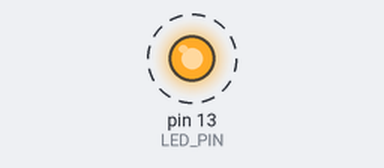
The sketch below on a simulated Arduino Uno, built with avr-gcc and run on an emulated ATmega328P. Parts: output pins drawn as LEDs (lit = HIGH). Dashed ring = blinking. Random numbers use the default seed unless the sketch sets one; what the sketch prints to the serial monitor is not drawn.

Above: at 0.05 s.
Timing chart, 0 to 3.0 s (numbered marks = the images above):
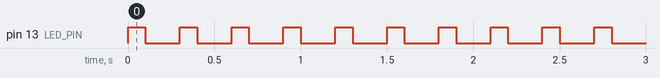

Measured:
- by itself, pin 13 (LED_PIN): alternates HIGH for 0.10 s and LOW for 0.15 s

The sketch:

sample.ino
```cpp
#define LED_PIN 13

void setup() {
  pinMode(LED_PIN, OUTPUT);
  Serial.begin(9600);
}

void loop() {
  for (int i = 0; i < 10; i++) {
    blinkLED();
    delay(100);
  }

  int sensorValue = analogRead(A0);
  Serial.print("Analog Value: ");
  Serial.println(sensorValue);

  for (int i = 0; i < sensorValue; i++) {
    blinkLED();
    delay(50);
  }

  int randomValue = random(0, 100);
  Serial.print("Random Value: ");
  Serial.println(randomValue);

  if (randomValue < 50) {
    digitalWrite(LED_PIN, HIGH);
    delay(500);
    digitalWrite(LED_PIN, LOW);
    delay(500);
  } else {
    for (int i = 0; i < randomValue; i++) {
      blinkLED();
      delay(20);
    }
  }
}

void blinkLED() {
  digitalWrite(LED_PIN, HIGH);
  delay(100);
  digitalWrite(LED_PIN, LOW);
  delay(100);
}
```
